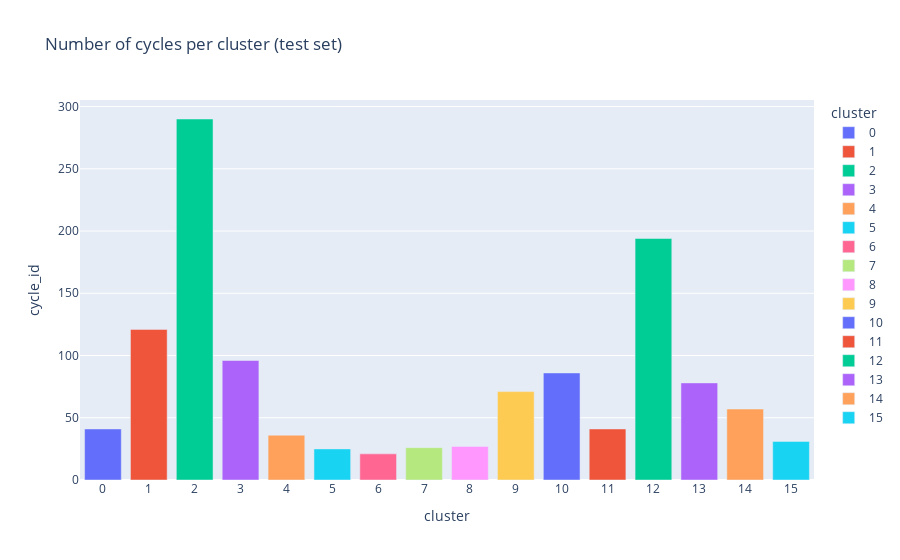
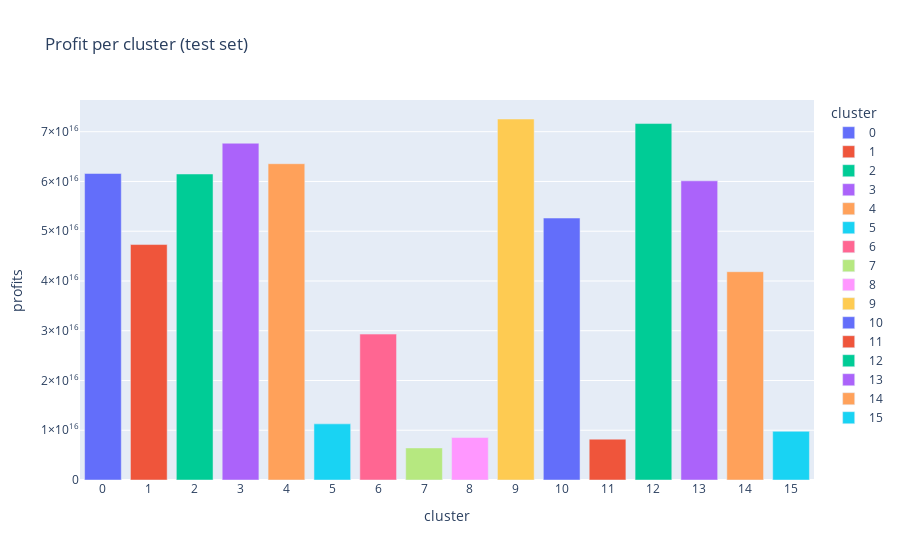

The notebook cell saved with these charts, in order:
### Markdown cell above
## Validation on test set

### Code cell
test_grouper = fX_test.groupby('cluster')
[agg(test_grouper, train=False) for agg in pipeline_metrics]

### Figure 1 — Plotly figure (JSON) as saved in the notebook; plotly's stock layout.template omitted (floating-point values rounded to 4 significant figures)
{"data": [{"alignmentgroup": "True", "hovertemplate": "cluster=%{x}<br>cycle_id=%{y}<extra></extra>", "legendgroup": "0", "marker": {"color": "#636efa", "pattern": {"shape": ""}}, "name": "0", "offsetgroup": "0", "orientation": "v", "showlegend": true, "textposition": "auto", "type": "bar", "x": ["0"], "xaxis": "x", "y": [41], "yaxis": "y"}, {"alignmentgroup": "True", "hovertemplate": "cluster=%{x}<br>cycle_id=%{y}<extra></extra>", "legendgroup": "1", "marker": {"color": "#EF553B", "pattern": {"shape": ""}}, "name": "1", "offsetgroup": "1", "orientation": "v", "showlegend": true, "textposition": "auto", "type": "bar", "x": ["1"], "xaxis": "x", "y": [121], "yaxis": "y"}, {"alignmentgroup": "True", "hovertemplate": "cluster=%{x}<br>cycle_id=%{y}<extra></extra>", "legendgroup": "2", "marker": {"color": "#00cc96", "pattern": {"shape": ""}}, "name": "2", "offsetgroup": "2", "orientation": "v", "showlegend": true, "textposition": "auto", "type": "bar", "x": ["2"], "xaxis": "x", "y": [290], "yaxis": "y"}, {"alignmentgroup": "True", "hovertemplate": "cluster=%{x}<br>cycle_id=%{y}<extra></extra>", "legendgroup": "3", "marker": {"color": "#ab63fa", "pattern": {"shape": ""}}, "name": "3", "offsetgroup": "3", "orientation": "v", "showlegend": true, "textposition": "auto", "type": "bar", "x": ["3"], "xaxis": "x", "y": [96], "yaxis": "y"}, {"alignmentgroup": "True", "hovertemplate": "cluster=%{x}<br>cycle_id=%{y}<extra></extra>", "legendgroup": "4", "marker": {"color": "#FFA15A", "pattern": {"shape": ""}}, "name": "4", "offsetgroup": "4", "orientation": "v", "showlegend": true, "textposition": "auto", "type": "bar", "x": ["4"], "xaxis": "x", "y": [36], "yaxis": "y"}, {"alignmentgroup": "True", "hovertemplate": "cluster=%{x}<br>cycle_id=%{y}<extra></extra>", "legendgroup": "5", "marker": {"color": "#19d3f3", "pattern": {"shape": ""}}, "name": "5", "offsetgroup": "5", "orientation": "v", "showlegend": true, "textposition": "auto", "type": "bar", "x": ["5"], "xaxis": "x", "y": [25], "yaxis": "y"}, {"alignmentgroup": "True", "hovertemplate": "cluster=%{x}<br>cycle_id=%{y}<extra></extra>", "legendgroup": "6", "marker": {"color": "#FF6692", "pattern": {"shape": ""}}, "name": "6", "offsetgroup": "6", "orientation": "v", "showlegend": true, "textposition": "auto", "type": "bar", "x": ["6"], "xaxis": "x", "y": [21], "yaxis": "y"}, {"alignmentgroup": "True", "hovertemplate": "cluster=%{x}<br>cycle_id=%{y}<extra></extra>", "legendgroup": "7", "marker": {"color": "#B6E880", "pattern": {"shape": ""}}, "name": "7", "offsetgroup": "7", "orientation": "v", "showlegend": true, "textposition": "auto", "type": "bar", "x": ["7"], "xaxis": "x", "y": [26], "yaxis": "y"}, {"alignmentgroup": "True", "hovertemplate": "cluster=%{x}<br>cycle_id=%{y}<extra></extra>", "legendgroup": "8", "marker": {"color": "#FF97FF", "pattern": {"shape": ""}}, "name": "8", "offsetgroup": "8", "orientation": "v", "showlegend": true, "textposition": "auto", "type": "bar", "x": ["8"], "xaxis": "x", "y": [27], "yaxis": "y"}, {"alignmentgroup": "True", "hovertemplate": "cluster=%{x}<br>cycle_id=%{y}<extra></extra>", "legendgroup": "9", "marker": {"color": "#FECB52", "pattern": {"shape": ""}}, "name": "9", "offsetgroup": "9", "orientation": "v", "showlegend": true, "textposition": "auto", "type": "bar", "x": ["9"], "xaxis": "x", "y": [71], "yaxis": "y"}, {"alignmentgroup": "True", "hovertemplate": "cluster=%{x}<br>cycle_id=%{y}<extra></extra>", "legendgroup": "10", "marker": {"color": "#636efa", "pattern": {"shape": ""}}, "name": "10", "offsetgroup": "10", "orientation": "v", "showlegend": true, "textposition": "auto", "type": "bar", "x": ["10"], "xaxis": "x", "y": [86], "yaxis": "y"}, {"alignmentgroup": "True", "hovertemplate": "cluster=%{x}<br>cycle_id=%{y}<extra></extra>", "legendgroup": "11", "marker": {"color": "#EF553B", "pattern": {"shape": ""}}, "name": "11", "offsetgroup": "11", "orientation": "v", "showlegend": true, "textposition": "auto", "type": "bar", "x": ["11"], "xaxis": "x", "y": [41], "yaxis": "y"}, {"alignmentgroup": "True", "hovertemplate": "cluster=%{x}<br>cycle_id=%{y}<extra></extra>", "legendgroup": "12", "marker": {"color": "#00cc96", "pattern": {"shape": ""}}, "name": "12", "offsetgroup": "12", "orientation": "v", "showlegend": true, "textposition": "auto", "type": "bar", "x": ["12"], "xaxis": "x", "y": [194], "yaxis": "y"}, {"alignmentgroup": "True", "hovertemplate": "cluster=%{x}<br>cycle_id=%{y}<extra></extra>", "legendgroup": "13", "marker": {"color": "#ab63fa", "pattern": {"shape": ""}}, "name": "13", "offsetgroup": "13", "orientation": "v", "showlegend": true, "textposition": "auto", "type": "bar", "x": ["13"], "xaxis": "x", "y": [78], "yaxis": "y"}, {"alignmentgroup": "True", "hovertemplate": "cluster=%{x}<br>cycle_id=%{y}<extra></extra>", "legendgroup": "14", "marker": {"color": "#FFA15A", "pattern": {"shape": ""}}, "name": "14", "offsetgroup": "14", "orientation": "v", "showlegend": true, "textposition": "auto", "type": "bar", "x": ["14"], "xaxis": "x", "y": [57], "yaxis": "y"}, {"alignmentgroup": "True", "hovertemplate": "cluster=%{x}<br>cycle_id=%{y}<extra></extra>", "legendgroup": "15", "marker": {"color": "#19d3f3", "pattern": {"shape": ""}}, "name": "15", "offsetgroup": "15", "orientation": "v", "showlegend": true, "textposition": "auto", "type": "bar", "x": ["15"], "xaxis": "x", "y": [31], "yaxis": "y"}], "layout": {"barmode": "relative", "legend": {"title": {"text": "cluster"}, "tracegroupgap": 0}, "title": {"text": "Number of cycles per cluster (test set)"}, "xaxis": {"anchor": "y", "categoryarray": ["0", "1", "2", "3", "4", "5", "6", "7", "8", "9", "10", "11", "12", "13", "14", "15"], "categoryorder": "array", "domain": [0, 1], "title": {"text": "cluster"}, "type": "category"}, "yaxis": {"anchor": "x", "domain": [0, 1], "title": {"text": "cycle_id"}}}}

### Figure 2 — Plotly figure (JSON) as saved in the notebook; plotly's stock layout.template omitted (floating-point values rounded to 4 significant figures)
{"data": [{"alignmentgroup": "True", "hovertemplate": "cluster=%{x}<br>profits=%{y}<extra></extra>", "legendgroup": "0", "marker": {"color": "#636efa", "pattern": {"shape": ""}}, "name": "0", "offsetgroup": "0", "orientation": "v", "showlegend": true, "textposition": "auto", "type": "bar", "x": ["0"], "xaxis": "x", "y": [61604835018363730], "yaxis": "y"}, {"alignmentgroup": "True", "hovertemplate": "cluster=%{x}<br>profits=%{y}<extra></extra>", "legendgroup": "1", "marker": {"color": "#EF553B", "pattern": {"shape": ""}}, "name": "1", "offsetgroup": "1", "orientation": "v", "showlegend": true, "textposition": "auto", "type": "bar", "x": ["1"], "xaxis": "x", "y": [47319425523821650], "yaxis": "y"}, {"alignmentgroup": "True", "hovertemplate": "cluster=%{x}<br>profits=%{y}<extra></extra>", "legendgroup": "2", "marker": {"color": "#00cc96", "pattern": {"shape": ""}}, "name": "2", "offsetgroup": "2", "orientation": "v", "showlegend": true, "textposition": "auto", "type": "bar", "x": ["2"], "xaxis": "x", "y": [61502140320737860], "yaxis": "y"}, {"alignmentgroup": "True", "hovertemplate": "cluster=%{x}<br>profits=%{y}<extra></extra>", "legendgroup": "3", "marker": {"color": "#ab63fa", "pattern": {"shape": ""}}, "name": "3", "offsetgroup": "3", "orientation": "v", "showlegend": true, "textposition": "auto", "type": "bar", "x": ["3"], "xaxis": "x", "y": [67687479182604910], "yaxis": "y"}, {"alignmentgroup": "True", "hovertemplate": "cluster=%{x}<br>profits=%{y}<extra></extra>", "legendgroup": "4", "marker": {"color": "#FFA15A", "pattern": {"shape": ""}}, "name": "4", "offsetgroup": "4", "orientation": "v", "showlegend": true, "textposition": "auto", "type": "bar", "x": ["4"], "xaxis": "x", "y": [63565832139265370], "yaxis": "y"}, {"alignmentgroup": "True", "hovertemplate": "cluster=%{x}<br>profits=%{y}<extra></extra>", "legendgroup": "5", "marker": {"color": "#19d3f3", "pattern": {"shape": ""}}, "name": "5", "offsetgroup": "5", "orientation": "v", "showlegend": true, "textposition": "auto", "type": "bar", "x": ["5"], "xaxis": "x", "y": [11283327005695472], "yaxis": "y"}, {"alignmentgroup": "True", "hovertemplate": "cluster=%{x}<br>profits=%{y}<extra></extra>", "legendgroup": "6", "marker": {"color": "#FF6692", "pattern": {"shape": ""}}, "name": "6", "offsetgroup": "6", "orientation": "v", "showlegend": true, "textposition": "auto", "type": "bar", "x": ["6"], "xaxis": "x", "y": [29322870982560480], "yaxis": "y"}, {"alignmentgroup": "True", "hovertemplate": "cluster=%{x}<br>profits=%{y}<extra></extra>", "legendgroup": "7", "marker": {"color": "#B6E880", "pattern": {"shape": ""}}, "name": "7", "offsetgroup": "7", "orientation": "v", "showlegend": true, "textposition": "auto", "type": "bar", "x": ["7"], "xaxis": "x", "y": [6446359649730979], "yaxis": "y"}, {"alignmentgroup": "True", "hovertemplate": "cluster=%{x}<br>profits=%{y}<extra></extra>", "legendgroup": "8", "marker": {"color": "#FF97FF", "pattern": {"shape": ""}}, "name": "8", "offsetgroup": "8", "orientation": "v", "showlegend": true, "textposition": "auto", "type": "bar", "x": ["8"], "xaxis": "x", "y": [8530811833916784], "yaxis": "y"}, {"alignmentgroup": "True", "hovertemplate": "cluster=%{x}<br>profits=%{y}<extra></extra>", "legendgroup": "9", "marker": {"color": "#FECB52", "pattern": {"shape": ""}}, "name": "9", "offsetgroup": "9", "orientation": "v", "showlegend": true, "textposition": "auto", "type": "bar", "x": ["9"], "xaxis": "x", "y": [72554335561081070], "yaxis": "y"}, {"alignmentgroup": "True", "hovertemplate": "cluster=%{x}<br>profits=%{y}<extra></extra>", "legendgroup": "10", "marker": {"color": "#636efa", "pattern": {"shape": ""}}, "name": "10", "offsetgroup": "10", "orientation": "v", "showlegend": true, "textposition": "auto", "type": "bar", "x": ["10"], "xaxis": "x", "y": [52649848376844640], "yaxis": "y"}, {"alignmentgroup": "True", "hovertemplate": "cluster=%{x}<br>profits=%{y}<extra></extra>", "legendgroup": "11", "marker": {"color": "#EF553B", "pattern": {"shape": ""}}, "name": "11", "offsetgroup": "11", "orientation": "v", "showlegend": true, "textposition": "auto", "type": "bar", "x": ["11"], "xaxis": "x", "y": [8205835861759528], "yaxis": "y"}, {"alignmentgroup": "True", "hovertemplate": "cluster=%{x}<br>profits=%{y}<extra></extra>", "legendgroup": "12", "marker": {"color": "#00cc96", "pattern": {"shape": ""}}, "name": "12", "offsetgroup": "12", "orientation": "v", "showlegend": true, "textposition": "auto", "type": "bar", "x": ["12"], "xaxis": "x", "y": [71637222883038024], "yaxis": "y"}, {"alignmentgroup": "True", "hovertemplate": "cluster=%{x}<br>profits=%{y}<extra></extra>", "legendgroup": "13", "marker": {"color": "#ab63fa", "pattern": {"shape": ""}}, "name": "13", "offsetgroup": "13", "orientation": "v", "showlegend": true, "textposition": "auto", "type": "bar", "x": ["13"], "xaxis": "x", "y": [60125003341039570], "yaxis": "y"}, {"alignmentgroup": "True", "hovertemplate": "cluster=%{x}<br>profits=%{y}<extra></extra>", "legendgroup": "14", "marker": {"color": "#FFA15A", "pattern": {"shape": ""}}, "name": "14", "offsetgroup": "14", "orientation": "v", "showlegend": true, "textposition": "auto", "type": "bar", "x": ["14"], "xaxis": "x", "y": [41861945558092000], "yaxis": "y"}, {"alignmentgroup": "True", "hovertemplate": "cluster=%{x}<br>profits=%{y}<extra></extra>", "legendgroup": "15", "marker": {"color": "#19d3f3", "pattern": {"shape": ""}}, "name": "15", "offsetgroup": "15", "orientation": "v", "showlegend": true, "textposition": "auto", "type": "bar", "x": ["15"], "xaxis": "x", "y": [9779031182888660], "yaxis": "y"}], "layout": {"barmode": "relative", "legend": {"title": {"text": "cluster"}, "tracegroupgap": 0}, "title": {"text": "Profit per cluster (test set)"}, "xaxis": {"anchor": "y", "categoryarray": ["0", "1", "2", "3", "4", "5", "6", "7", "8", "9", "10", "11", "12", "13", "14", "15"], "categoryorder": "array", "domain": [0, 1], "title": {"text": "cluster"}, "type": "category"}, "yaxis": {"anchor": "x", "domain": [0, 1], "title": {"text": "profits"}}}}
